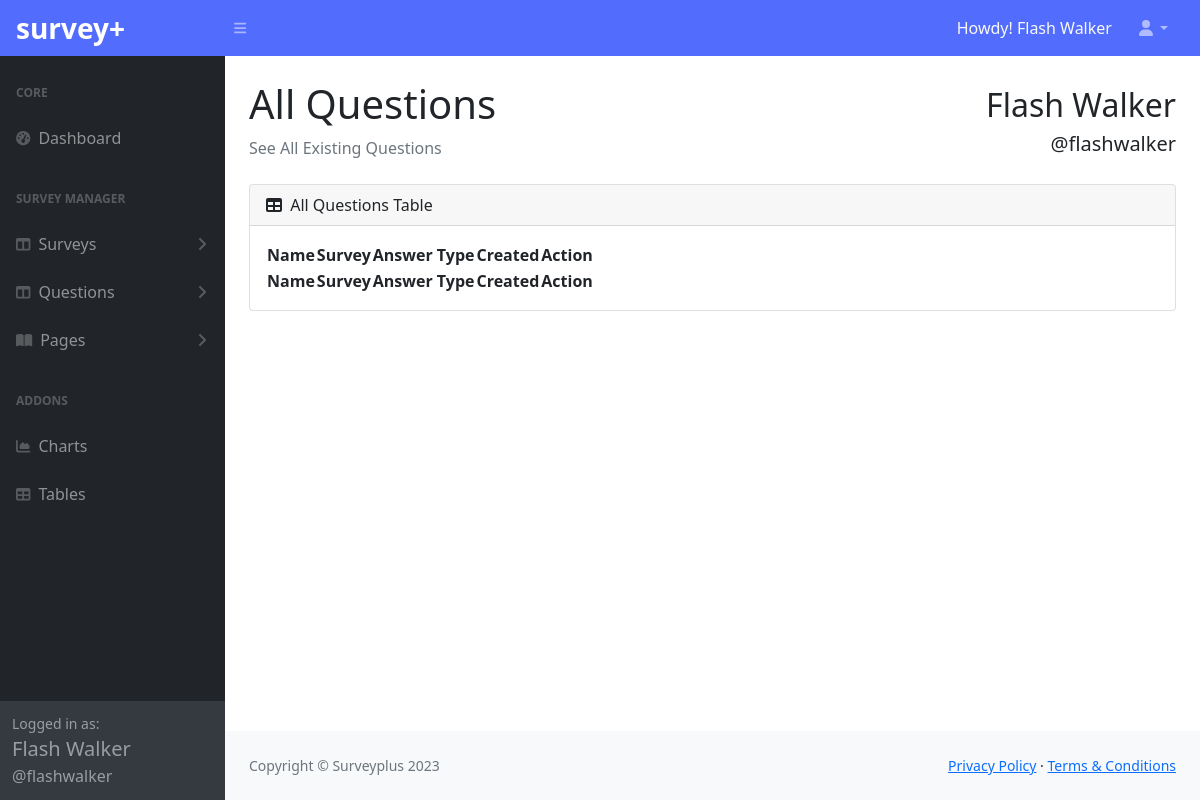
The page /dashboard/question/index.php (signed in) on the database as committed earlier.
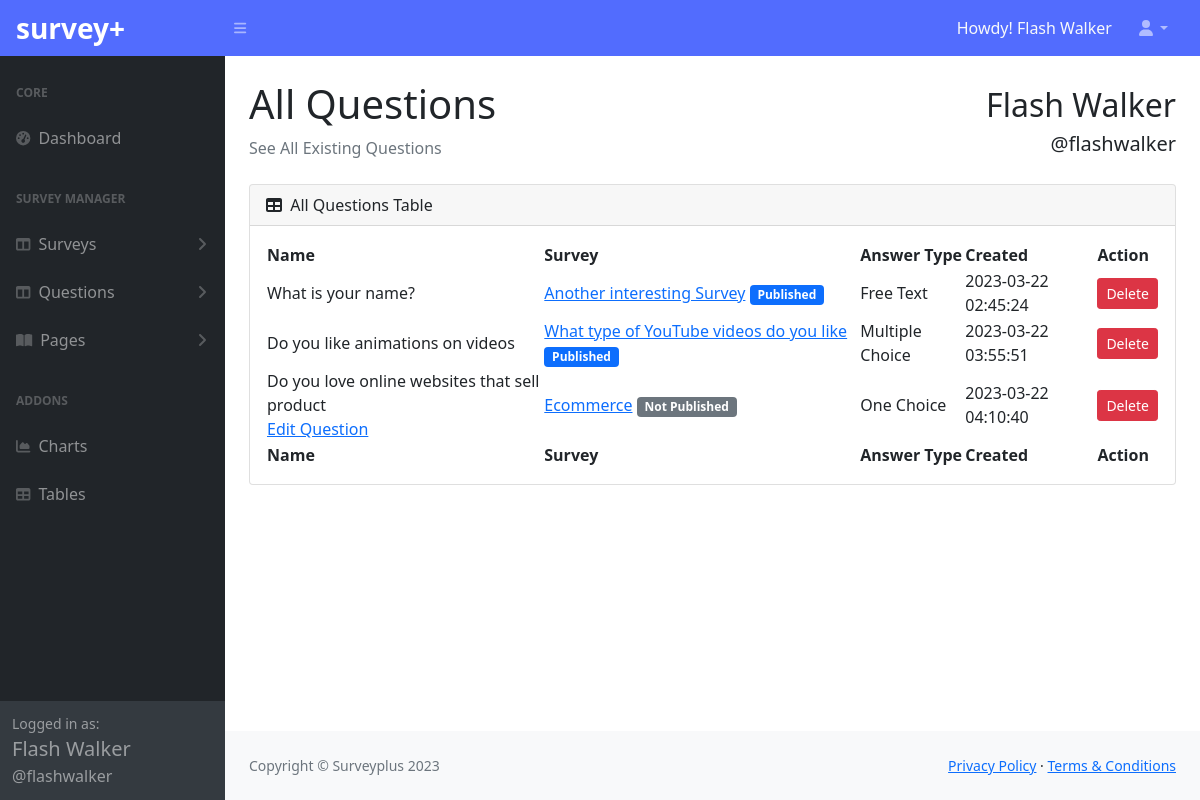
The same page on the database as committed later.
### tables this page shows
CREATE TABLE `question` (
  `id` int(11) NOT NULL,
  `name` varchar(45) NOT NULL,
  `survey_id` int(11) NOT NULL,
  `createdOn` timestamp NOT NULL DEFAULT current_timestamp(),
  `answer_category_id` int(11) NOT NULL
);

CREATE TABLE `survey` (
  `id` int(11) NOT NULL,
  `updatedOn` datetime DEFAULT NULL,
  `name` varchar(45) NOT NULL,
  `description` varchar(45) NOT NULL,
  `published` tinyint(1) NOT NULL,
  `createdOn` timestamp NOT NULL DEFAULT current_timestamp(),
  `publishedOn` datetime DEFAULT NULL,
  `expiresOn` date DEFAULT NULL,
  `user_id` int(11) NOT NULL
);

CREATE TABLE `answer_category` (
  `id` int(11) NOT NULL,
  `name` varchar(100) NOT NULL,
  `createdOn` timestamp NOT NULL DEFAULT current_timestamp()
);

### helpers/url_helper.php (called while the page is built, shortened)
<?php
function url_is(string $link){
    $base_url_segment = BASE_URL_SEGMENT;
    if(empty($base_url_segment)){
        if(str_contains($link, ".php")){
            $linkToVerify = $link;
        }else{
            $linkToVerify =  $link . "/";
        }
    }else{
        if(str_contains($link, ".php")){
            $linkToVerify = "/" . $link;
        }else{
            $linkToVerify =  "/" . $link . "/";
        }
    }
    if($_SERVER['REQUEST_URI'] != $linkToVerify){
        return false;
    }
    return true;
}

### app/Models/BaseModel.php (called while the page is built, shortened)
<?php
class BaseModel
{
    protected $conn;
    protected $stmt;
    public function __construct()
    {
        $this->db = new Database();
        if($this->db instanceof Database){
            $this->conn = $this->db->connect();
        }
    }
    public function select(string $query)
    {
        $this->stmt =  $this->conn->prepare($query);
        $this->stmt->execute();
        $this->stmt->setFetchMode(PDO::FETCH_ASSOC);
        return $this;
    }
    public function findAll(){
        return $this->stmt->fetchAll();
    }
}

### app/Config/Database.php (called while the page is built, shortened)
<?php
class Database{
    private array $dsn = [];
    public function __construct(){
        $this->dsn = [
            "host" => "localhost",
            "database" => "surveyplus",
            "port" => 33012,
            "username" => "root",
            "password" => "",
            "driver" => "mysql"
        ];
    }
    public function connect()
    {
       try{
            $this->conn = new PDO($this->dsn['driver'].":host=".$this->dsn['host'].";port=".$this->dsn['port'].";dbname=".$this->dsn['database'], $this->dsn['username'], $this->dsn['password']);
            $this->conn->setAttribute(PDO::ATTR_ERRMODE, PDO::ERRMODE_EXCEPTION);
            return $this->conn;
       } catch(PDOException $e){
            echo "Connection Failed " . $e->getMessage();
       }
    }
}

### app/Controllers/QuestionController.php (called while the page is built, shortened)
<?php
class QuestionController
{
    public Questions $questions;
    public function __construct()
    {
        $this->questions = new Questions();
    }
    public function show_survey_question(int $user_id) : array
    {
        return $this->questions->join($user_id);
    }
}

### app/Models/Questions.php (called while the page is built, shortened)
<?php
final class Questions extends BaseModel
{
    public string $table = "question";
    public function join(int $user_id)
    {
        $questions = $this->select("SELECT
                q.id as id,
                q.name as name,
                q.createdOn as createdOn,
                s.id as survey_id,
                s.name as survey_name,
                s.published as survey_published,
                ac.name as answer_type
            FROM $this->table q
            JOIN survey s
                ON q.survey_id = s.id
            JOIN answer_category ac
                ON q.answer_category_id = ac.id
            WHERE s.user_id = $user_id")->findAll();
        return $questions;
    }
}

### dashboard/question/index.php (the view, shortened to what this page needs)
<?php
$pageTitle = "All Questions"; ?>
<?php require DASHBOARD_PATH . "/partials/header.php" ?>
<?php
$questions = new QuestionController();
$all_questions = $questions->show_survey_question($_SESSION["user_id"]);
?>
<body class="sb-nav-fixed">
    <?php require DASHBOARD_PATH . "/partials/navigation.php" ?>
    <div id="layoutSidenav">
        <?php require DASHBOARD_PATH . "/partials/sidebar.php" ?>
        <div id="layoutSidenav_content">
            <main>
                <div class="container-fluid px-4">
                    <div class="row align-items-center">
                        <div class="col-md-6">
                            <h1 class="mt-4"><?= $pageTitle ?></h1>
                            <ol class="breadcrumb mb-4">
                                <li class="breadcrumb-item active">See All Existing Questions</li>
                            </ol>
                        </div>
                        <div class="col-md-6 text-start text-md-end mb-5 mb-md-0">
                            <?php if (isset($_SESSION["handle"]) & !empty($_SESSION["handle"])) : ?>
                                <p class="mb-0 fs-2"><?= $_SESSION["full_name"] ?> </p>
                                <p class="mb-0 fs-5"><?= $_SESSION["handle"] ?> </p>
                            <?php endif ?>
                        </div>
                    </div>
                    <div class="card mb-4">
                        <div class="card-header">
                            <i class="fas fa-table me-1"></i>
                            <?= $pageTitle ?> Table
                        </div>
                        <div class="card-body">
                            <table id="datatablesSimple">
                                <thead>
                                    <tr>
                                        <th>Name</th>
                                        <th>Survey</th>
                                        <th>Answer Type</th>
                                        <th>Created</th>
                                        <th>Action</th>
                                    </tr>
                                </thead>
                                <tfoot>
                                    <tr>
                                        <th>Name</th>
                                        <th>Survey</th>
                                        <th>Answer Type</th>
                                        <th>Created</th>
                                        <th>Action</th>
                                    </tr>
                                </tfoot>
                                <tbody>
                                    <?php if (isset($all_questions) && !empty($all_questions)) : ?>
                                        <?php foreach ($all_questions as $questions) : ?>
                                            <tr>
                                                <td>
                                                    <?= $questions["name"] ?>
                                                    <?php if ($questions["survey_published"] != 1) : ?>
                                                        <div class="d-block p-0">
                                                            <a href="<?= DASHBOARD_URL . '/question/edit.php?question=' . $questions['id'] . '&action=edit' ?>">Edit Question</a>
                                                        </div>
                                                    <?php endif ?>
                                                </td>
                                                <td>
                                                    <a href="<?= DASHBOARD_URL . "/survey/" ?>"><?= $questions["survey_name"] ?></a>
                                                    <?php if($questions["survey_published"] == 1): ?>
                                                        <span class="badge bg-primary">Published</span>
                                                    <?php else: ?>
                                                        <span class="badge bg-secondary">Not Published</span>
                                                    <?php endif ?>
                                                </td>
                                                <td><?= ucwords($questions["answer_type"]) ?></td>
                                                <td><?= $questions["createdOn"] ?></td>
                                                <td>
                                                    <a href="<?= DASHBOARD_URL . '/question/delete.php?question=' . $questions['id'] . '&action=delete' ?>" class="btn btn-danger btn-sm">Delete</a>
                                                </td>
                                            </tr>
                                        <?php endforeach ?>
                                    <?php endif ?>
                                </tbody>
                            </table>
                        </div>
                    </div>
                </div>
            </main>
            <?php require DASHBOARD_PATH . "/partials/content-footer.php" ?>
        </div>
    </div>
</body>
</html>

### dashboard/partials/header.php (shortened to what this page needs)
<!DOCTYPE html>
<html lang="en">
    <head>
        <link href="<?= DASHBOARD_URL ?>/assets/datatables/style.css" rel="stylesheet" />
        <link href="<?= DASHBOARD_URL ?>/css/styles.css" rel="stylesheet" />
    </head>

### dashboard/partials/navigation.php (shortened to what this page needs)
<nav class="sb-topnav navbar navbar-expand navbar-dark bg-dark" style="background-color: #526cfe!important;">
    <a class="navbar-brand ps-3 fw-bold fs-3" href="<?= DASHBOARD_URL ?>">survey+</a>
    <button class="btn btn-link btn-sm order-1 order-lg-0 me-4 me-lg-0" id="sidebarToggle" href="#!"><i class="fas fa-bars"></i></button>
    <span class="d-none d-md-inline-block form-inline ms-auto me-0 me-md-3 my-2 my-md-0 text-light">
      Howdy! <?= (isset($_SESSION["full_name"])) ? $_SESSION["full_name"] : "User" ?>
    </span>
    <ul class="navbar-nav ms-auto ms-md-0 me-3 me-lg-4">
        <li class="nav-item dropdown">
            <a class="nav-link dropdown-toggle" id="navbarDropdown" href="#" role="button" data-bs-toggle="dropdown" aria-expanded="false"><i class="fas fa-user fa-fw"></i></a>
        </li>
    </ul>
</nav>

### dashboard/partials/sidebar.php (shortened to what this page needs)
<div id="layoutSidenav_nav">
                <nav class="sb-sidenav accordion sb-sidenav-dark" id="sidenavAccordion">
                    <div class="sb-sidenav-menu">
                        <div class="nav">
                            <div class="sb-sidenav-menu-heading">Core</div>
                            <a class="nav-link <?= url_is(BASE_URL_SEGMENT . "/dashboard") ? "active" : ""; ?>" href="<?= DASHBOARD_URL ?>">
                                <div class="sb-nav-link-icon"><i class="fas fa-tachometer-alt"></i></div>
                                Dashboard
                            </a>
                            <div class="sb-sidenav-menu-heading">Survey Manager</div>
                            <a class="nav-link collapsed" href="#" data-bs-toggle="collapse" data-bs-target="#collapseLayouts" aria-expanded="false" aria-controls="collapseLayouts">
                                <div class="sb-nav-link-icon"><i class="fas fa-columns"></i></div>
                                Surveys
                                <div class="sb-sidenav-collapse-arrow"><i class="fas fa-angle-down"></i></div>
                            </a>
                            <a class="nav-link collapsed" href="#" data-bs-toggle="collapse" data-bs-target="#collapseQuestions" aria-expanded="false" aria-controls="collapseLayouts">
                                <div class="sb-nav-link-icon"><i class="fas fa-columns"></i></div>
                                Questions
                                <div class="sb-sidenav-collapse-arrow"><i class="fas fa-angle-down"></i></div>
                            </a>
                            <a class="nav-link collapsed" href="#" data-bs-toggle="collapse" data-bs-target="#collapsePages" aria-expanded="false" aria-controls="collapsePages">
                                <div class="sb-nav-link-icon"><i class="fas fa-book-open"></i></div>
                                Pages
                                <div class="sb-sidenav-collapse-arrow"><i class="fas fa-angle-down"></i></div>
                            </a>
                            <div class="sb-sidenav-menu-heading">Addons</div>
                            <a class="nav-link" href="charts.html">
                                <div class="sb-nav-link-icon"><i class="fas fa-chart-area"></i></div>
                                Charts
                            </a>
                            <a class="nav-link" href="tables.html">
                                <div class="sb-nav-link-icon"><i class="fas fa-table"></i></div>
                                Tables
                            </a>
                        </div>
                    </div>
                    <div class="sb-sidenav-footer">
                        <div class="small">Logged in as:</div>
                        <?php if(isset($_SESSION["handle"]) & !empty($_SESSION["handle"])): ?>
                            <p class="mb-0 fs-5"><?= $_SESSION["full_name"] ?> </p>
                            <p class="mb-0 fs-6"><?= $_SESSION["handle"] ?> </p>
                        <?php endif ?>
                    </div>
                </nav>
            </div>

### dashboard/partials/content-footer.php
<footer class="py-4 bg-light mt-auto">
    <div class="container-fluid px-4">
        <div class="d-flex align-items-center justify-content-between small">
            <div class="text-muted">Copyright &copy; Surveyplus 2023</div>
            <div>
                <a href="#">Privacy Policy</a>
                &middot;
                <a href="#">Terms &amp; Conditions</a>
            </div>
        </div>
    </div>
</footer>

Rows that differ between the two databases and show on the page:
added question: name "What is your name?", survey.name "Another interesting Survey", shows "Published", answer_category.name "Free Text", createdOn "2023-03-22 02:45:24"
added question: name "Do you like animations on videos", survey.name "What type of YouTube videos do you like", shows "Published", answer_category.name "Multiple Choice", createdOn "2023-03-22 03:55:51"
added question: name "Do you love online websites that sell product", survey.name "Ecommerce", shows "Not Published", answer_category.name "One Choice", createdOn "2023-03-22 04:10:40"
